Frame 1 (no input): blank canvas, image omitted
Frame 60 (the mouse pressed at the canvas centre just before this capture): blank canvas, image omitted
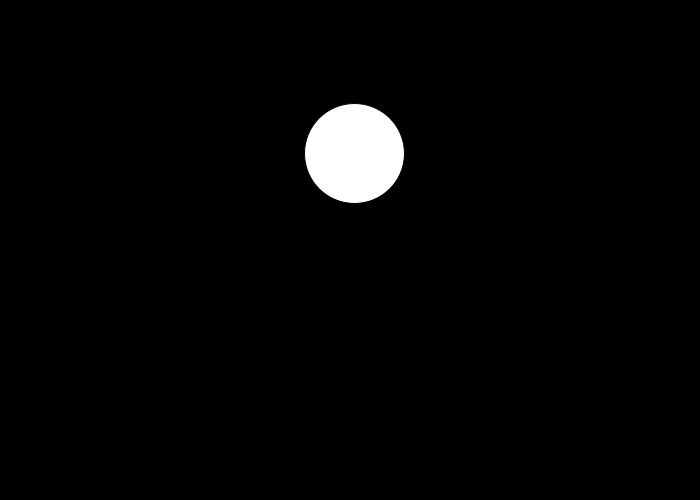
Frame 120 (the mouse held since frame 60 and released just before this capture)

The Processing sketch whose frames 1 and 60 were blank and that drew this single picture after the mouse press (run headless with seeded random() and noise(); from frame 60 on, the mouse is pressed at the canvas centre):

// Processing sketch: globos
// ── globos.pde
class Globo
{
  float x, y,vx,vy;
  Globo (float _x, float _y)
  {
   x=_x;
   y=_y; 
   vx=random(-0.25,0.25);
   vy=random(-2,-0.5);
  }

  void update()
  {
    y+=vy;
    x+=vx;
  }

  void dibujate()
  {
      ellipse(x,y,100,100);
  }
  
}

ArrayList<Globo> globos;


void setup()
{
  size(700,500);
  globos = new ArrayList<Globo>();  
}

void draw()
{
  background(0);
  for(int i=0;i<globos.size();i++)
  {
    globos.get(i).update();
    globos.get(i).dibujate();
  }
}

void mousePressed()
{
  globos.add(new Globo(mouseX,mouseY));
}
